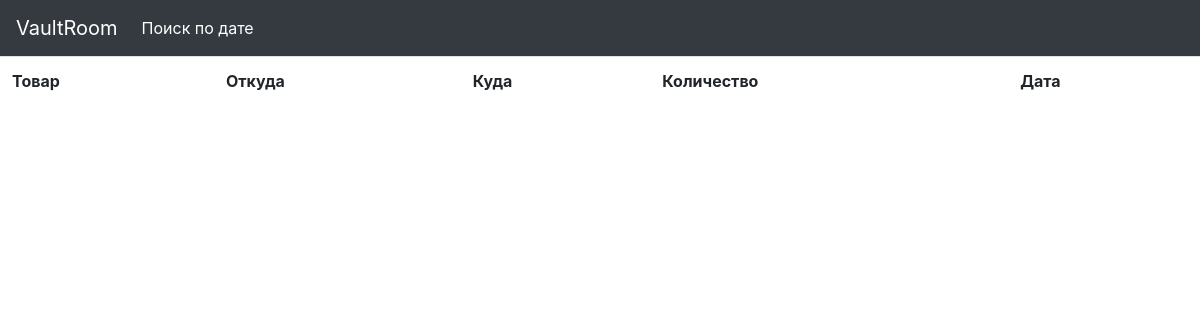
Before: /move/ with the older database file.
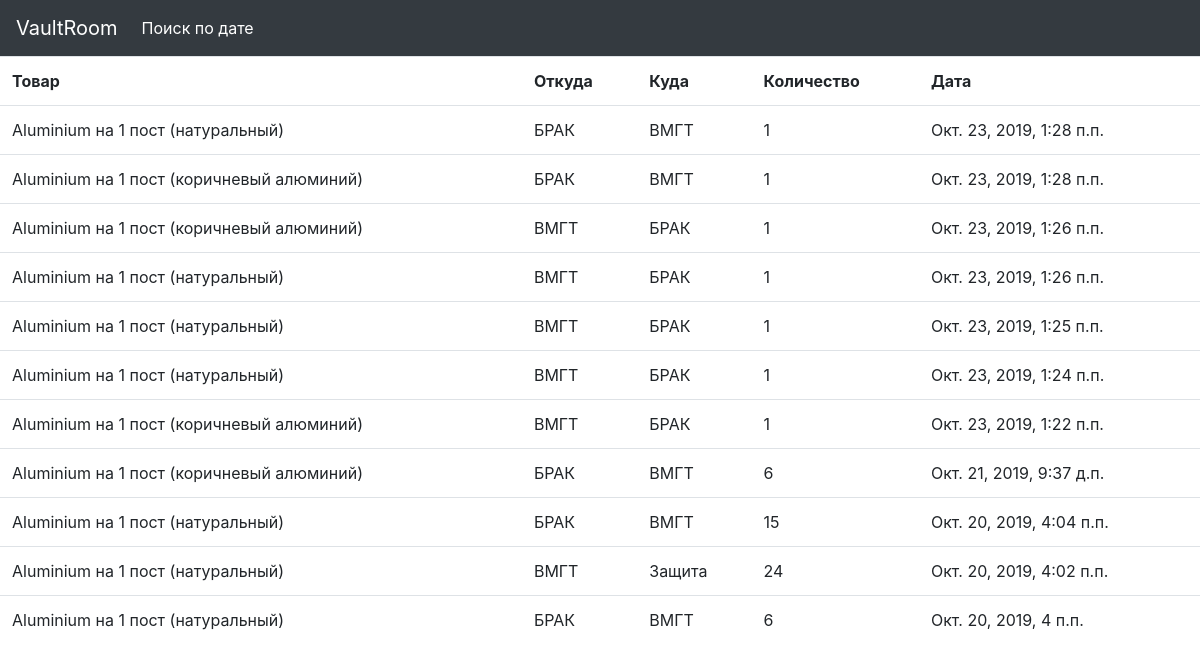
After: the same page with the newer database file.
### vaultroom/models.py (models this page shows, shortened)
class Move(models.Model):
    product = models.ForeignKey('Products', on_delete=models.PROTECT, verbose_name='Товар')
    fromstorage = models.ForeignKey('Storages', on_delete=models.PROTECT, verbose_name='Откуда', related_name='fromstorage')
    tostorage = models.ForeignKey('Storages', on_delete=models.PROTECT, verbose_name='Куда', related_name='tostorage')
    quantity = models.IntegerField(verbose_name='Количество товара')
    time = models.DateTimeField(auto_now_add=True, db_index=True, verbose_name='Время перемещения')
    class Meta:
        verbose_name_plural = 'Перемещенный товар'
        verbose_name = 'Перемещенный товар'
        ordering = ['-time']

class Products(models.Model):
    LM = models.IntegerField(verbose_name='LM код')
    barcode = models.IntegerField(verbose_name='Штрихкод')
    name = models.CharField(max_length=100, verbose_name='Наименование')
    department = models.IntegerField(verbose_name='Номер отдела')
    class Meta:
        verbose_name_plural = 'Товар'
        verbose_name = 'Товар'
        ordering = ['name']

class Storages(models.Model):
    name = models.CharField(max_length=20, db_index=True, verbose_name='Название склада')
    class Meta:
        verbose_name_plural = 'Склады'
        verbose_name = 'Склад'
        ordering = ['name']

### vaultroom/views.py (the view)
# urls.py: path('move/', move, name='move'),
def move(request):
	move = Move.objects.select_related('product', 'tostorage', 'fromstorage').order_by('-time')
	storages = Storages.objects.all()
	paginator = Paginator(move, 30)
	if 'page' in request.GET:
		page_num = request.GET['page']
	else:
		page_num = 1
	page = paginator.get_page(page_num)
	context = {'move': page.object_list, 'page': page, 'storages': storages}
	return render(request, 'vaultroom/move.html', context)

### vaultroom/templates/vaultroom/move.html (shortened to what this page needs)
{% extends "layout/basic.html" %}
{% load bootstrap4 %}
{% block control %}
<li class="nav-item active">
    <td><a class="nav-link" href="{% url 'date_move' %}">Поиск по дате</a></td>
    </li>
{% endblock %}
{% block content %}
<table class="table">
    <tr>
        <th scope="col">Товар</th>
        <th scope="col">Откуда</th>
        <th scope="col">Куда</th>
        <th scope="col">Количество</th>
        <th scope="col">Дата</th>
        </tr>
    {% for d in move %}
        <tr>
            <td>{{ d.product.name }}</td>
            <td>{{ d.fromstorage.name }}</td>
            <td>{{ d.tostorage.name }}</td>
            <td>{{ d.quantity }}</td>
            <td>{{ d.time }}</td>
        </tr>
    {% endfor %}
</table>
{% endblock %}

### vaultroom/templates/layout/basic.html (shortened to what this page needs)
{% load static %}
{% load bootstrap4 %}
<!DOCTYPE html>
<html>
    <head>
        <link rel="stylesheet" type="text/css" href="{% static 'vaultroom/style.css' %}">
        {% bootstrap_css %}
    </head>
    <body>
        <header>
            <nav class="navbar navbar-expand-lg navbar-dark bg-dark">
                        <a class="navbar-brand" href="{% url 'index' %}">VaultRoom</a>
                <div class="collapse navbar-collapse" id="navbarSupportedContent">
                    <ul class="navbar-nav mr-auto">
                            {% block control %}{% endblock %}
                    </ul>
                    </div>
            </nav>
        </header>
            {% block content %}
            {% endblock %}
    </body>
</html>

Changed rows visible on the page:
added Move: product.name "Aluminium на 1 пост (натуральный)", fromstorage.name "БРАК", tostorage.name "ВМГТ", quantity "1", time "Окт. 23, 2019, 1:28 п.п."
added Move: product.name "Aluminium на 1 пост (коричневый алюминий)", fromstorage.name "БРАК", tostorage.name "ВМГТ", quantity "1", time "Окт. 23, 2019, 1:28 п.п."
added Move: product.name "Aluminium на 1 пост (коричневый алюминий)", fromstorage.name "ВМГТ", tostorage.name "БРАК", quantity "1", time "Окт. 23, 2019, 1:26 п.п."
added Move: product.name "Aluminium на 1 пост (натуральный)", fromstorage.name "ВМГТ", tostorage.name "БРАК", quantity "1", time "Окт. 23, 2019, 1:26 п.п."
added Move: product.name "Aluminium на 1 пост (натуральный)", fromstorage.name "ВМГТ", tostorage.name "БРАК", quantity "1", time "Окт. 23, 2019, 1:25 п.п."
added Move: product.name "Aluminium на 1 пост (натуральный)", fromstorage.name "ВМГТ", tostorage.name "БРАК", quantity "1", time "Окт. 23, 2019, 1:24 п.п."
added Move: product.name "Aluminium на 1 пост (коричневый алюминий)", fromstorage.name "ВМГТ", tostorage.name "БРАК", quantity "1", time "Окт. 23, 2019, 1:22 п.п."
added Move: product.name "Aluminium на 1 пост (коричневый алюминий)", fromstorage.name "БРАК", tostorage.name "ВМГТ", quantity "6", time "Окт. 21, 2019, 9:37 д.п."
added Move: product.name "Aluminium на 1 пост (натуральный)", fromstorage.name "БРАК", tostorage.name "ВМГТ", quantity "15", time "Окт. 20, 2019, 4:04 п.п."
added Move: product.name "Aluminium на 1 пост (натуральный)", fromstorage.name "ВМГТ", tostorage.name "Защита", quantity "24", time "Окт. 20, 2019, 4:02 п.п."
added Move: product.name "Aluminium на 1 пост (натуральный)", fromstorage.name "БРАК", tostorage.name "ВМГТ", quantity "6", time "Окт. 20, 2019, 4 п.п."
